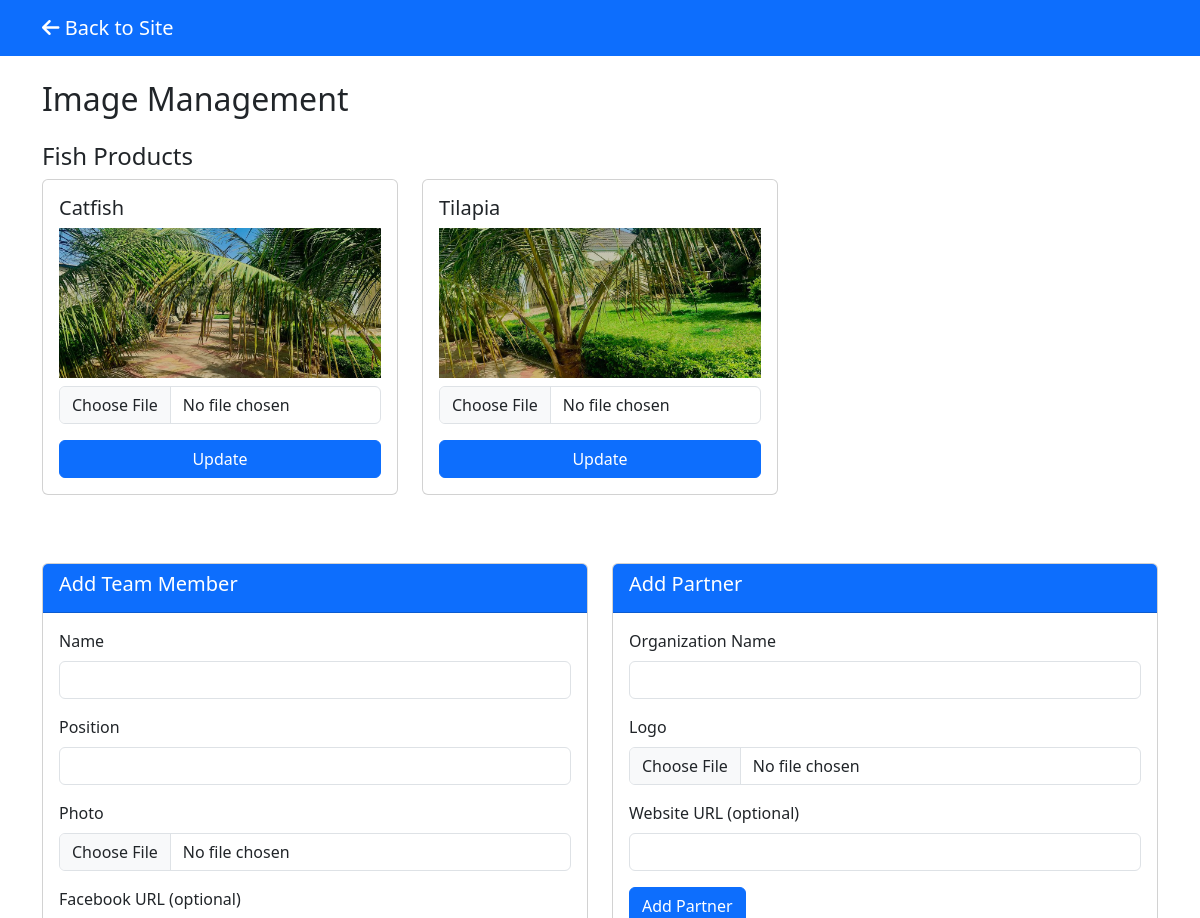
/admin_dashboard.php (signed in, upper part), run on an earlier commit of the app's database.
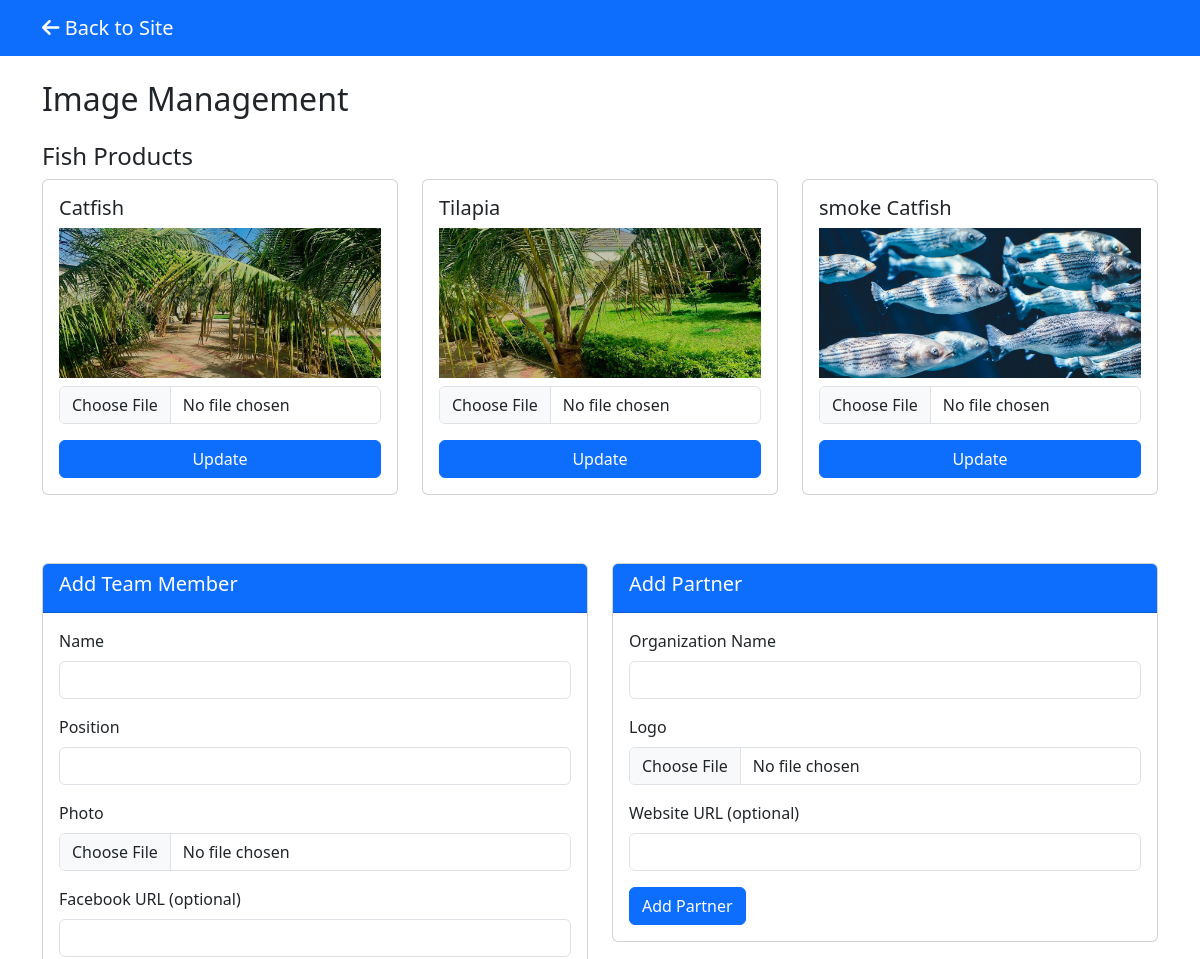
And on a later commit of the database.
### tables this page shows
CREATE TABLE `fish_types` (
  `id` int(11) NOT NULL,
  `name` varchar(50) NOT NULL,
  `description` text DEFAULT NULL,
  `price_per_kg` decimal(10,2) NOT NULL,
  `image_path` varchar(255) DEFAULT NULL
);

### admin_dashboard.php (the view, shortened to what this page needs)
<?php
require_once 'auth.php';
$fishTypes = $pdo->query("SELECT id, name, image_path FROM fish_types")->fetchAll();
?>
<!DOCTYPE html>
<html>
<head>
    <link href="https://cdn.jsdelivr.net/npm/bootstrap@5.3.0/dist/css/bootstrap.min.css" rel="stylesheet">
    <link rel="stylesheet" href="https://cdnjs.cloudflare.com/ajax/libs/font-awesome/6.0.0/css/all.min.css">
</head>
<body>
    <nav class="navbar navbar-expand-lg navbar-dark bg-primary">
        <div class="container">
            <a class="navbar-brand" href="index.php">
                <i class="fas fa-arrow-left"></i> Back to Site
            </a>
        </div>
    </nav>
    <div class="container mt-4">
        <h2>Image Management</h2>
        <div class="row mt-4">
            <div class="col-12">
                <h4>Fish Products</h4>
                <div class="row">
                    <?php foreach ($fishTypes as $fish): ?>
                        <div class="col-md-4">
                            <div class="card image-card">
                                <div class="card-body">
                                    <h5><?= htmlspecialchars($fish['name']) ?></h5>
                                    <?php if ($fish['image_path']): ?>
                                        <img src="<?= htmlspecialchars($fish['image_path']) ?>" class="image-preview mb-2">
                                    <?php endif; ?>
                                    <form action="update_image.php" method="POST" enctype="multipart/form-data">
                                        <div class="mb-3">
                                            <input type="file" class="form-control" name="image" accept="image/*">
                                        </div>
                                        <button type="submit" class="btn btn-primary w-100">Update</button>
                                    </form>
                                </div>
                            </div>
                        </div>
                    <?php endforeach; ?>
                </div>
            </div>
        </div>
        <div class="row mt-5">
            <div class="col-md-6">
                <div class="card">
                    <div class="card-header bg-primary text-white">
                        <h5>Add Team Member</h5>
                    </div>
                    <div class="card-body">
                        <form action="add_team_member.php" method="POST" enctype="multipart/form-data">
                            <div class="mb-3">
                                <label class="form-label">Name</label>
                                <input type="text" class="form-control" name="name" required>
                            </div>
                            <div class="mb-3">
                                <label class="form-label">Position</label>
                                <input type="text" class="form-control" name="position" required>
                            </div>
                            <div class="mb-3">
                                <label class="form-label">Photo</label>
                                <input type="file" class="form-control" name="photo" accept="image/*" required>
                            </div>
                            <div class="mb-3">
                                <label class="form-label">Facebook URL (optional)</label>
                                <input type="url" class="form-control" name="facebook">
                            </div>
                        </form>
                    </div>
                </div>
            </div>
            <div class="col-md-6">
                <div class="card">
                    <div class="card-header bg-primary text-white">
                        <h5>Add Partner</h5>
                    </div>
                    <div class="card-body">
                        <form action="add_partner.php" method="POST" enctype="multipart/form-data">
                            <div class="mb-3">
                                <label class="form-label">Organization Name</label>
                                <input type="text" class="form-control" name="name" required>
                            </div>
                            <div class="mb-3">
                                <label class="form-label">Logo</label>
                                <input type="file" class="form-control" name="logo" accept="image/*" required>
                            </div>
                            <div class="mb-3">
                                <label class="form-label">Website URL (optional)</label>
                                <input type="url" class="form-control" name="website">
                            </div>
                            <button type="submit" class="btn btn-primary">Add Partner</button>
                        </form>
                    </div>
                </div>
            </div>
        </div>
    </div>
</body>
</html>

What changed in the data, as far as the page shows it:
added fish_types: name "smoke Catfish", image_path (picture)
